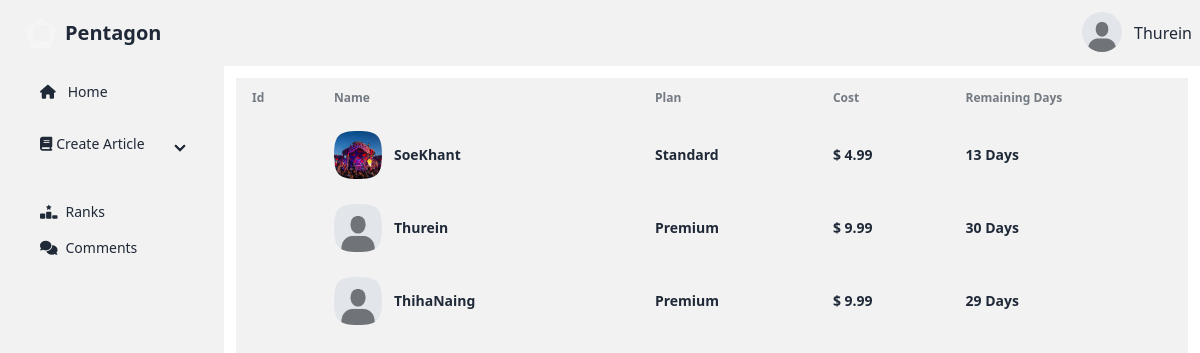
Page /writer/admin-statistics/ (signed in) on the committed database.
### account/models.py (models this page shows, shortened)
class AccountStatus(models.Model):
    is_verified=models.BooleanField(default=False)
    profile=models.ImageField(max_length=100, blank=True,default="account/default.jpeg",null=True,upload_to="media/account")
    user=models.ForeignKey(User, on_delete=models.CASCADE,related_name="account_status")
    rank=models.CharField(max_length=20,blank=True, default="Silver")
    created_at=models.DateTimeField(auto_now=True)

### reader/models.py (models this page shows, shortened)
class Subscription(models.Model):
    subscriber_email=models.CharField(max_length=255,unique=True)
    subscription_plan=models.CharField(max_length=255)
    subscription_cost=models.CharField(max_length=255)
    paypal_subscription_id=models.CharField(max_length=255,unique=True)
    is_active=models.BooleanField(default=False)
    user=models.OneToOneField(User,max_length=255,blank=True,on_delete=models.CASCADE,unique=True,related_name="sub_user")
    created_at=models.DateField(auto_now_add=True)
    expires_at=models.DateField(blank=True, null=True)
    def remaining(self):
        if self.expires_at:
            time_remaining=self.expires_at-datetime.now().date()
            return time_remaining.days
        else:
            return None
    def get_user(self):
       return self.user.account_status.first()

### writer/views.py (the view)
# urls.py: path('admin-statistics/',views.statistics,name="statistics"),
def statistics(request):
    subscription_users=Subscription.objects.all().exclude(user=1)
    context={
        "account_status":get_account_status(request),
        "accounts":subscription_users
    }
    return render(request, "writer/statistics.html",context)

### writer/templatetags/custom_filters.py (called while the page is built)
@register.filter
def to_float(value):
    try:
        return float(value)
    except (ValueError, TypeError):
        return 0.0

### writer/views.py (called while the page is built)
def get_account_status(request):
    account_status = AccountStatus.objects.get(user=request.user)
    return account_status

### writer/templates/writer/statistics.html
{% extends 'writer/writer-dashboard.html' %}
{% load custom_filters %}
{% block writer %}
<div class=" w-full bg-base-200 m-3">
    <table class="table ">
      <thead>
        <tr>
          <th>Id</th>
          <th>Name</th>
          <th>Plan</th>
          <th>Cost</th>
          <th>Remaining Days</th>
        </tr>
      </thead>
      <tbody>
        {% for account in accounts %}
        <tr>
            <td></td>
            <td>
              <div class="flex items-center gap-3">
                <div class="avatar">
                  <div class="mask mask-squircle h-12 w-12">
                    <img
                      src="{{account.get_user.profile.url}}"
                      alt="Avatar Tailwind CSS Component" />
                  </div>
                </div>
                <div>
                  <div class="font-bold">{{account.user}}</div>
                </div>
              </div>
            </td>
            <td>
                <div class="font-bold">{{account.subscription_plan}}</div>
            </td>
            <td>
                <div class="font-bold">$ {{account.subscription_cost|to_float}}</div>
            </td>
            <td>
                <div class="font-bold">{{account.remaining}} Days</div>
            </td>
          </tr>
        {% endfor %}
      </tbody>
    </table>
  </div>
{% endblock  %}

### writer/templates/writer/writer-dashboard.html (shortened to what this page needs)
{% extends 'writer/base.html' %}
{% block content %}
<div class="navbar bg-base-200">
    <div class="flex-1">
      <a href="{% url 'home' %}" class="btn btn-ghost text-xl"><div class="mask mask-pentagon w-8 h-8 border-8 border-neutral-100	"></div>Pentagon</a>
    </div>
    <div class="flex-none gap-2">
      <div class="dropdown dropdown-end">
        <div tabindex="0" role="button" class="btn btn-ghost btn-circle avatar">
          <div class="w-10 rounded-full">
              <img
                style="object-fit: contain;width:100%;height:100%"
                alt="Tailwind CSS Navbar component"
                src="{{account_status.profile.url}}" />
          </div>
        </div>
      </div>
      {{user}}
    </div>
  </div>
<div class="flex">
    <ul class="menu bg-base-200  w-56 min-h-screen">
        <li><a class="ml-4" href="{% url 'writer-dashboard' %}"><i class="fa-solid fa-house mr-1"></i>Home</a></li>
        <li>
            <div class="bg-base-200 collapse collapse-arrow ">
                <div
                  class="collapse-title">
                  <i class="fa-solid fa-book mr-1"></i>Create Article
                </div>
              </div>
        </li>
        <li>
          <a class="ml-4" href="{% url 'writer-ranks' %}"><i class="fa-solid fa-ranking-star"></i>Ranks</a>
        </li>
        <li>
          <a class="ml-4" href="{% url 'check-comments' %}"><i class="fa-solid fa-comments"></i>Comments
          </a>
        </li>
    </ul>
    {% block writer %}{% endblock  %}
</div>
{% endblock  %}

### rows in the picture
AccountStatus: profile (placeholder picture)
Subscription: get_user.profile (picture), user "SoeKhant", subscription_plan "Standard", subscription_cost|to_float "4.99", remaining "13"
Subscription: get_user.profile (placeholder picture), user "Thurein", subscription_plan "Premium", subscription_cost|to_float "9.99", remaining "30"
Subscription: get_user.profile (placeholder picture), user "ThihaNaing", subscription_plan "Premium", subscription_cost|to_float "9.99", remaining "29"

### other values in the picture
{{ user }} "Thurein"
